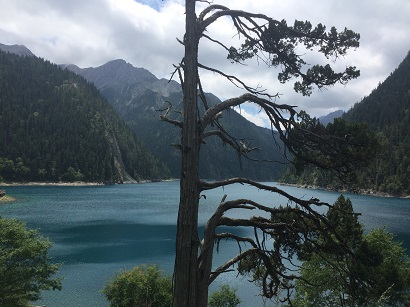
%> input picture OCR/11.bmp, 410 x 307 px
$ octave transform.m   (GNU Octave 9; MATLAB toolbox functions it lacks are replaced by stand-ins)
%> lines starting %> are read from the running program, lines starting %| are printed output that depends on the picture


% Load the image
imagePath = '11.bmp'; % Replace with your image path
image = imread(imagePath);
%> image is the input picture: size 307x410x3 uint8; mean R, G, B 88.7, 101, 106.6

% Convert the image to grayscale if it is RGB
if size(image, 3) == 3
    image = rgb2gray(image);
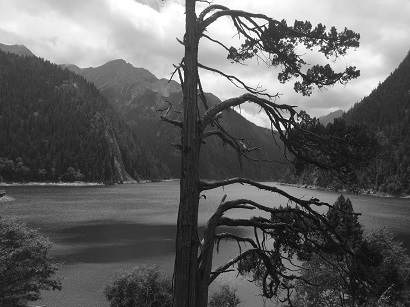
%> image: size 307x410 uint8; min 1, max 255, mean 98
end

% Compute the 2D Fourier Transform
dft = fft2(double(image)); % Apply 2D FFT
dft_shifted = fftshift(dft); % Shift zero-frequency to the center
magnitude_spectrum = log(1 + abs(dft_shifted)); % Compute magnitude spectrum
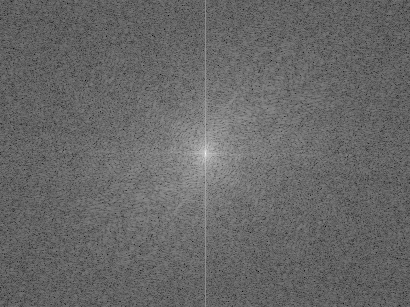
%> magnitude_spectrum: size 307x410 double; min 2.94, max 16.33, mean 8.4; drawn with min black and max white

% Display the original image and its magnitude spectrum
figure;

% Display the original image
subplot(1, 2, 1);
imshow(image, []);
title('Original Image');

% Display the magnitude spectrum
subplot(1, 2, 2);
imshow(magnitude_spectrum, []);
title('Magnitude Spectrum');
colormap(gca, 'jet'); % Apply a color map for better visualization
colorbar;
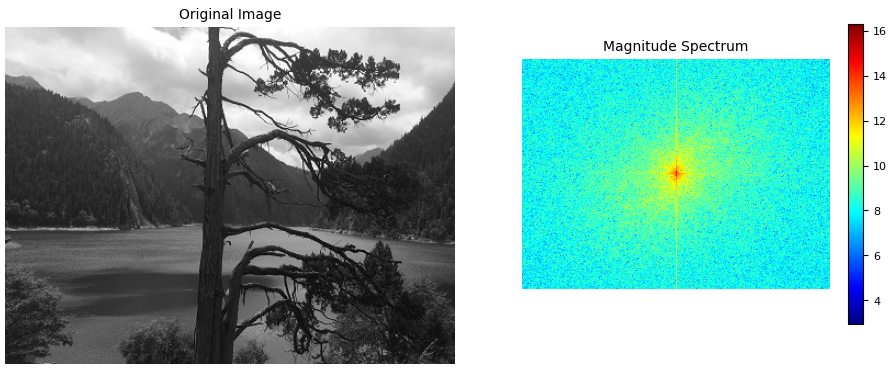
%> figure redrawn from the program's plot data, 2 panels

$ run again, with OCR/1.bmp copied over OCR/11.bmp
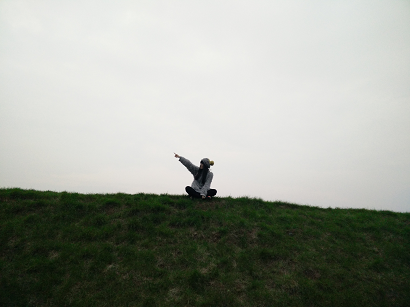
%> input picture OCR/1.bmp, 410 x 307 px
%> image is the input picture: size 307x410x3 uint8; mean R, G, B 154, 157.9, 149.1
%> image: size 307x410 uint8
%> `magnitude_spectrum = log(1 + abs(dft_shifted));`:
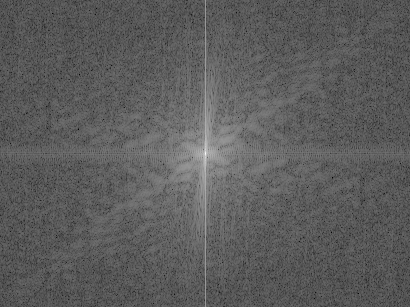
%> magnitude_spectrum: size 307x410 double; min 1.64, max 16.79, mean 7.16; drawn with min black and max white
%> `colorbar;`:
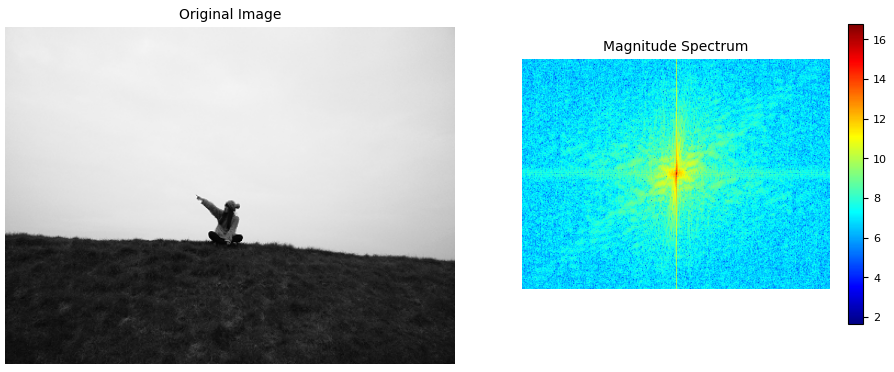
%> figure redrawn from the program's plot data, 2 panels

$ run again, with OCR/10.bmp copied over OCR/11.bmp
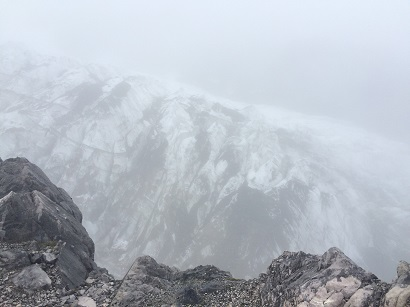
%> input picture OCR/10.bmp, 410 x 307 px
%> image is the input picture: size 307x410x3 uint8; mean R, G, B 179.1, 185.6, 194.4
%> image: size 307x410 uint8
%> `magnitude_spectrum = log(1 + abs(dft_shifted));`:
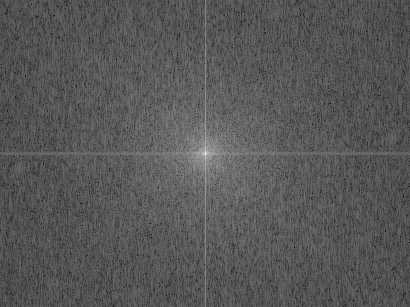
%> magnitude_spectrum: size 307x410 double; min 2.99, max 16.96, mean 7.8; drawn with min black and max white
%> `colorbar;`:
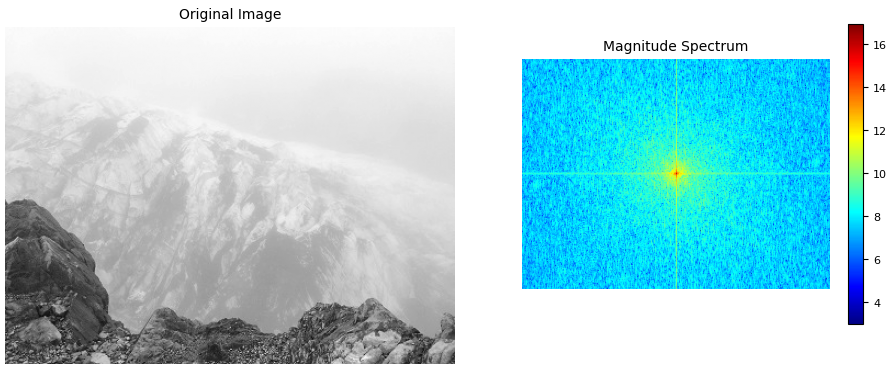
%> figure redrawn from the program's plot data, 2 panels

$ run again, with OCR/12.bmp copied over OCR/11.bmp
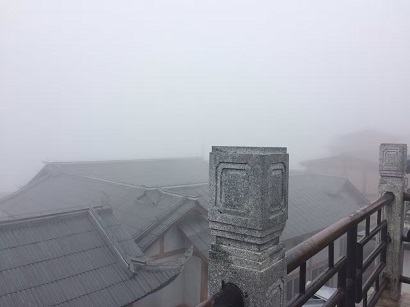
%> input picture OCR/12.bmp, 410 x 307 px
%> image is the input picture: size 307x410x3 uint8; mean R, G, B 163.1, 165.1, 173.5
%> image: size 307x410 uint8
%> `magnitude_spectrum = log(1 + abs(dft_shifted));`:
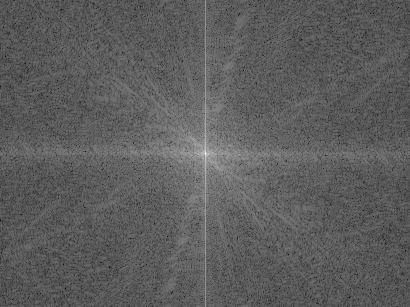
%> magnitude_spectrum: size 307x410 double; min 1.97, max 16.85, mean 7.43; drawn with min black and max white
%> `colorbar;`:
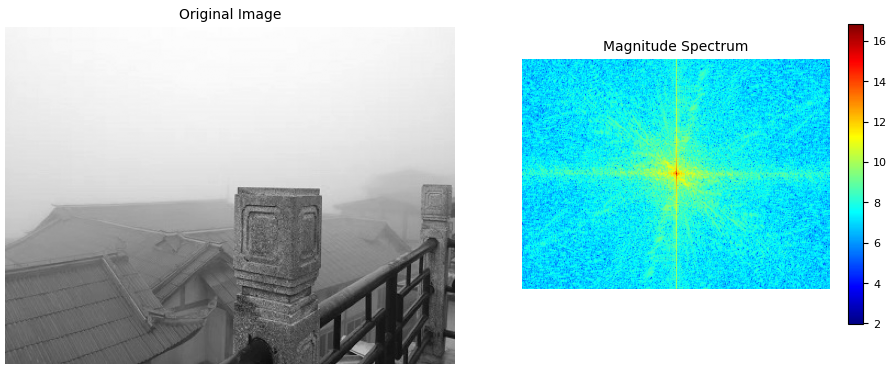
%> figure redrawn from the program's plot data, 2 panels
